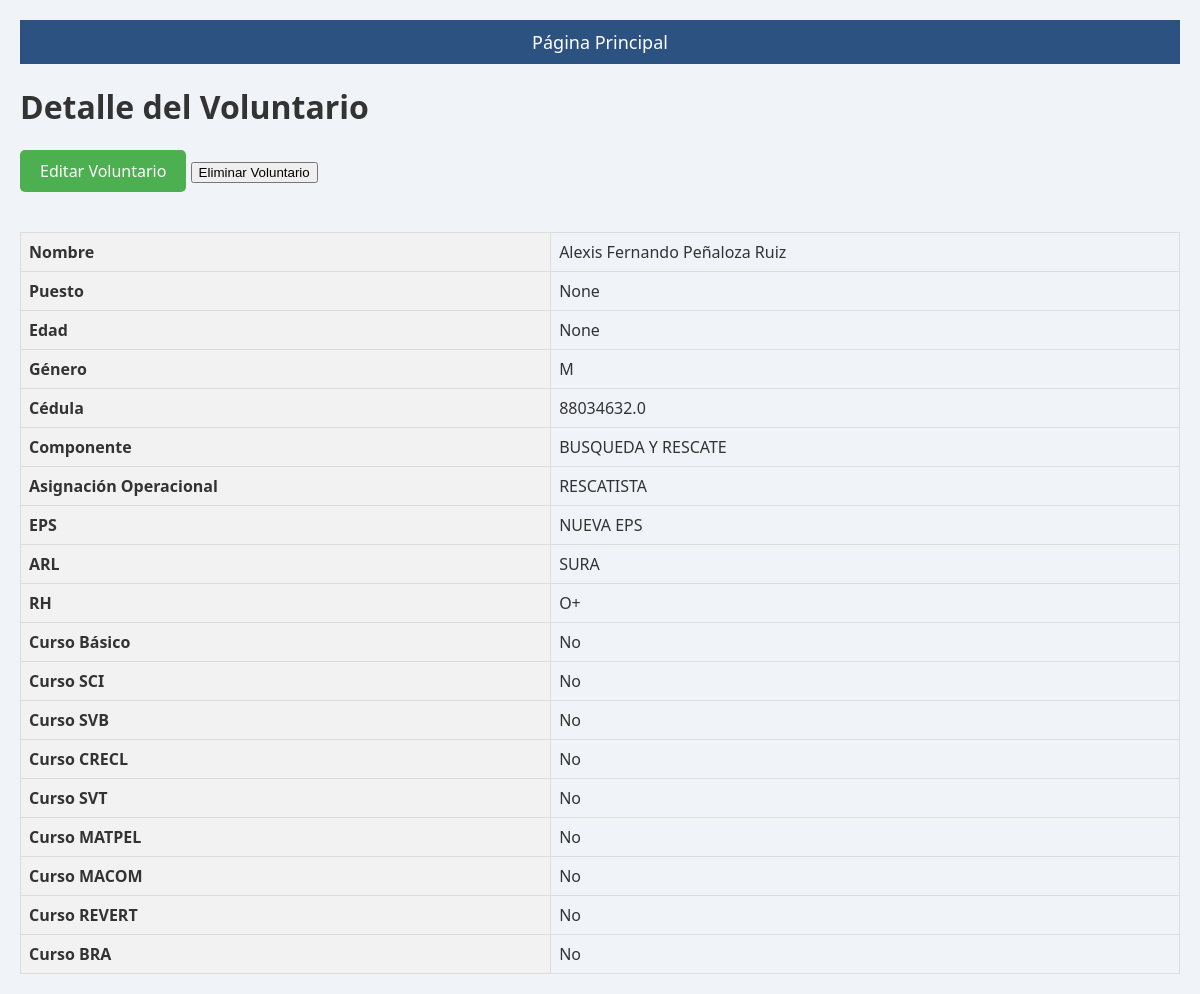
The app's page /voluntario/33/ with its own data.
### apps/integrantes/models.py (models this page shows, shortened)
class MiembroGrupoUSAR(models.Model):
    nombre = models.CharField(max_length=100, null=True)
    puesto = models.CharField(max_length=100, null=True)
    edad = models.IntegerField(null=True)
    genero = models.CharField(max_length=20, null=True)
    cedula = models.CharField(max_length=20,  null=True)
    componente = models.CharField(max_length=50, null=True)
    asignacion_operacional = models.CharField(max_length=100, null=True)
    eps = models.CharField(max_length=50, null=True)
    arl = models.CharField(max_length=50, null=True)
    rh = models.CharField(max_length=100, null=True)
    curso_basico = models.BooleanField(default=False)
    curso_sci = models.BooleanField(default=False)
    curso_svb = models.BooleanField(default=False)
    curso_crecl = models.BooleanField(default=False)
    curso_svt = models.BooleanField(default=False)
    curso_matpel = models.BooleanField(default=False)
    curso_macom = models.BooleanField(default=False)
    curso_revert = models.BooleanField(default=False)
    curso_bra = models.BooleanField(default=False)

### apps/integrantes/views.py (the view)
# urls.py: path('voluntario/<int:pk>/', VoluntarioDetail.as_view(), name='voluntario_detail'),
class VoluntarioDetail(DetailView):
    model=models.MiembroGrupoUSAR
    context_object_name='voluntario'
    template_name='voluntario.html'

### templates/voluntario.html (shortened to what this page needs)
{% extends "base.html" %}
{% block content %}
<h1>Detalle del Voluntario</h1>
<a href="{% url 'editar_miembro' voluntario.pk %}" class="edit-button">Editar Voluntario</a>
<form action="{% url 'eliminar_miembro' voluntario.pk %}" method="post" style="display:inline;">
    <button type="submit" onclick="return confirm('¿Estás seguro de que quieres eliminar a este voluntario?');" class="delete-button">Eliminar Voluntario</button>
</form>
<table>
    <tr>
        <th>Nombre</th>
        <td>{{ voluntario.nombre }}</td>
    </tr>
    <tr>
        <th>Puesto</th>
        <td>{{ voluntario.puesto }}</td>
    </tr>
    <tr>
        <th>Edad</th>
        <td>{{ voluntario.edad }}</td>
    </tr>
    <tr>
        <th>Género</th>
        <td>{{ voluntario.genero }}</td>
    </tr>
    <tr>
        <th>Cédula</th>
        <td>{{ voluntario.cedula }}</td>
    </tr>
    <tr>
        <th>Componente</th>
        <td>{{ voluntario.componente }}</td>
    </tr>
    <tr>
        <th>Asignación Operacional</th>
        <td>{{ voluntario.asignacion_operacional }}</td>
    </tr>
    <tr>
        <th>EPS</th>
        <td>{{ voluntario.eps }}</td>
    </tr>
    <tr>
        <th>ARL</th>
        <td>{{ voluntario.arl }}</td>
    </tr>
    <tr>
        <th>RH</th>
        <td>{{ voluntario.rh }}</td>
    </tr>
    <tr>
        <th>Curso Básico</th>
        <td>{{ voluntario.curso_basico|yesno:"Sí,No" }}</td>
    </tr>
    <tr>
        <th>Curso SCI</th>
        <td>{{ voluntario.curso_sci|yesno:"Sí,No" }}</td>
    </tr>
    <tr>
        <th>Curso SVB</th>
        <td>{{ voluntario.curso_svb|yesno:"Sí,No" }}</td>
    </tr>
    <tr>
        <th>Curso CRECL</th>
        <td>{{ voluntario.curso_crecl|yesno:"Sí,No" }}</td>
    </tr>
    <tr>
        <th>Curso SVT</th>
        <td>{{ voluntario.curso_svt|yesno:"Sí,No" }}</td>
    </tr>
    <tr>
        <th>Curso MATPEL</th>
        <td>{{ voluntario.curso_matpel|yesno:"Sí,No" }}</td>
    </tr>
    <tr>
        <th>Curso MACOM</th>
        <td>{{ voluntario.curso_macom|yesno:"Sí,No" }}</td>
    </tr>
    <tr>
        <th>Curso REVERT</th>
        <td>{{ voluntario.curso_revert|yesno:"Sí,No" }}</td>
    </tr>
    <tr>
        <th>Curso BRA</th>
        <td>{{ voluntario.curso_bra|yesno:"Sí,No" }}</td>
    </tr>
</table>
{% endblock %}

### static/styles.css (style rules this page uses)
body { font-family: 'Segoe UI', Tahoma, Geneva, Verdana, sans-serif; background-color: #f0f4f8; margin: 0; padding: 20px; color: #333; }
.edit-button { display: inline-block; padding: 10px 20px; background-color: #4CAF50; color: white; text-decoration: none; border-radius: 5px; margin-bottom: 20px; }

### templates/base.html (style rules this page uses)
table { width: 100%; border-collapse: collapse; margin-top: 20px; }
th, td { border: 1px solid #ddd; padding: 8px; text-align: left; }
th { background-color: #f2f2f2; }

### records on screen
MiembroGrupoUSAR: nombre "Alexis Fernando Peñaloza Ruiz", puesto "None", edad "None", genero "M", cedula "88034632.0", componente "BUSQUEDA Y RESCATE", asignacion_operacional "RESCATISTA", eps "NUEVA EPS", arl "SURA", rh "O+", curso_basico "No", curso_sci "No", curso_svb "No", curso_crecl "No", curso_svt "No", curso_matpel "No", curso_macom "No", curso_revert "No", curso_bra "No"
